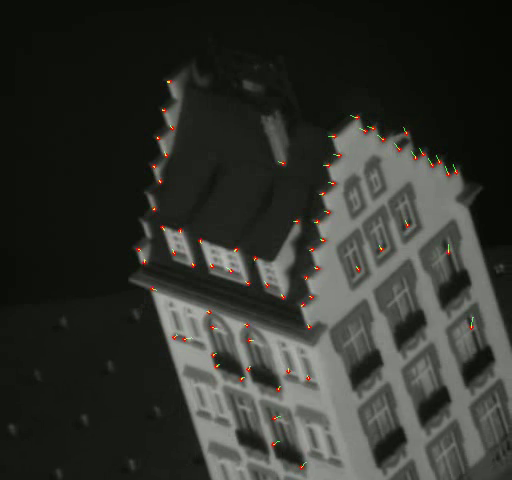
#> input picture frame 5 of result.mp4, 512 x 480 px, given in place of your_video.mp4, which was not available
$ python klt_tracker_class.py
#> lines starting #> are read from the running program, lines starting #| are printed output that depends on the picture; pictures that were not available may be replaced by others from this repository, and a replacement may not be noted
### src/utils/draw_functions.py
import cv2 as cv
import numpy as np


def draw_tracks(mask, frame, start_keypoints, end_keypoints):
    '''
    Draws lines (tracks) and circles (keypoints) on the frame for visualization of Lucas-Kanade optical flow.

    :param mask: np.ndarray, mask image for drawing purposes.
    :param frame: np.ndarray, video frame or image.
    :param start_keypoints: np.ndarray, array of start 2D keypoints.
    :param end_keypoints: np.ndarray, array of end 2D keypoints.
    :return: (np.ndarray, np.ndarray), updated mask, updated frame.
    '''
    for i, (start, end) in enumerate(zip(start_keypoints, end_keypoints)):
        a, b = start.ravel()
        c, d = end.ravel()
        cv.line(mask, (int(a), int(b)), (int(c), int(d)), (0, 255, 0), 1)
        frame = cv.circle(frame, (int(a), int(b)), 2, (0, 0, 255), -1)

    return mask, frame


# [150 lines left out: functions draw_contours_of_rectangle, draw_contours_of_box, split_video_to_frames, split_video_to_frames_undistorted, visualize_matches, visualize_matches_on_photo, not called in this run]

### src/tracking/klt_tracker_class.py
import cv2 as cv
import numpy as np
from src.utils.draw_functions import draw_tracks


class KLT_Tracker:
    '''
    Class for tracking features using the Kanade-Lucas-Tomasi (KLT) algorithm.
    '''

    def __init__(self, max_corners=300, quality_level=0.1, min_distance=7, block_size=4):
        '''
        Initializes the KLT_Tracker class with the provided parameters.

        :param max_corners: int, maximum number of corners to return (default to 300).
        :param quality_level: float, parameter characterizing the minimal accepted quality of image corners (default to 0.1).
        :param min_distance: float, minimum possible Euclidean distance between the returned corners (default to 7).
        :param block_size: int, size of an average block for computing a derivative covariation matrix over each pixel neighborhood (default to 4).
        '''
        self.max_corners = max_corners
        self.quality_level = quality_level
        self.min_distance = min_distance
        self.block_size = block_size
        self.lk_params = dict(winSize=(15, 15),
                              maxLevel=2,
                              criteria=(cv.TERM_CRITERIA_EPS | cv.TERM_CRITERIA_COUNT, 10, 0.03))
        self.feature_params = dict(maxCorners=self.max_corners,
                                   qualityLevel=self.quality_level,
                                   minDistance=self.min_distance,
                                   blockSize=self.block_size)

    def get_points_to_track(self, frame):
        '''
        Detects keypoints in the frame using cv.goodFeaturesToTrack() function.

        :param frame: np.ndarray, video frame or image.
        :return: np.ndarray, array of 2D keypoints detected in the frame.
        '''
        frame_gray = cv.cvtColor(frame, cv.COLOR_BGR2GRAY)
        keypoints = cv.goodFeaturesToTrack(frame_gray, mask=None, **self.feature_params)
        return keypoints

    def track(self, previous_frame, current_frame, keypoints):
        '''
        Tracks keypoints using Lucas-Kanade optical flow.

        :param previous_frame: np.ndarray, video frame or image at time (t).
        :param current_frame: np.ndarray, video frame or image at time (t+1).
        :param keypoints: np.ndarray, array of 2D keypoints from previous_frame.
        :return: (np.ndarray, np.ndarray, np.ndarray), array of good 2D keypoints from current_frame,
                 array of good 2D keypoints from previous_frame, status array where each element is set to 1
                 if the flow for the corresponding features has been found, otherwise, it is set to 0.
        '''
        current_frame_gray = cv.cvtColor(current_frame, cv.COLOR_BGR2GRAY)
        previous_frame_gray = cv.cvtColor(previous_frame, cv.COLOR_BGR2GRAY)

        new_keypoints, status, errors = cv.calcOpticalFlowPyrLK(previous_frame_gray, current_frame_gray, keypoints,
                                                                None, **self.lk_params)

        good_new_keypoints = new_keypoints[status == 1]
        good_old_keypoints = keypoints[status == 1]

        return good_new_keypoints, good_old_keypoints, status


# Example usage
if __name__ == "__main__":
    cap = cv.VideoCapture('your_video.mp4')
    klt_tracker = KLT_Tracker()

    ret, frame = cap.read()
#> frame is the input picture: shape (480, 512, 3); mean B, G, R 45.8, 51.1, 49.7
    if not ret:
        print("Failed to read the first frame.")
        exit()

    keypoints = klt_tracker.get_points_to_track(frame)
#> in get_points_to_track, `keypoints = cv.goodFeaturesToTrack(frame_gray, mask=None, **self.featu..`: keypoints = 76 rows, first 8: [168, 82], [158, 138], [154, 209], [163, 110], [160, 182], [144, 262], [193, 266], [236, 250]
    mask = np.zeros_like(frame)
    Images = []
    n = 100
    count = 1
    while True:
        ret, current_frame = cap.read()
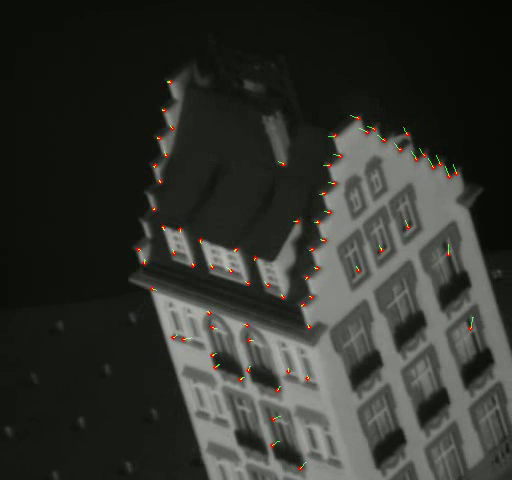
#> input picture frame 6 of result.mp4, 512 x 480 px, given in place of your_video.mp4, which was not available
#> current_frame is the input picture: shape (480, 512, 3); mean B, G, R 46, 51.3, 49.9
        if current_frame is None:
            break

        if count % n == 0:
            ret, frame = cap.read()
            keypoints = klt_tracker.get_points_to_track(frame)
            mask = np.zeros_like(frame)

        good_new_keypoints, good_old_keypoints, status = klt_tracker.track(frame, current_frame, keypoints)
#> in track, `new_keypoints, status, errors = cv.calcOpticalFlowPyrLK(previous_frame..`: new_keypoints = 76 rows, first 8: [168.4, 82.1], [158.4, 138.2], [154, 209], [163.2, 110], [160.1, 182], [144, 262.4], [193, 266], [236.1, 249.9]; status = 76 values from 1 to 1; errors = 76 values, max 9.79 at index 63, min 0.501 at index 59, mean 4.45
#> in track, `good_new_keypoints = new_keypoints[status == 1]`: good_new_keypoints = 76 pairs, first value 137.9 to 472.7, second value 82.1 to 462.8
#> in track, `good_old_keypoints = keypoints[status == 1]`: good_old_keypoints = 76 pairs, first value 138 to 473, second value 82 to 462
#> status = 76 values from 1 to 1
        mask, current_frame = draw_tracks(mask, current_frame, good_new_keypoints, good_old_keypoints)
#> the loop in draw_tracks, `for i, (start, end) in enumerate(zip(start_keypoints, end_keypoints)):` made 76 passes
#> (a, b, c, d) on passes 1 to 12: (168.4, 82.1, 168, 82), (158.4, 138.2, 158, 138), (154, 209, 154, 209), (163.2, 110, 163, 110), (160.1, 182, 160, 182), (144, 262.4, 144, 262), (193, 266, 193, 266), (236.1, 249.9, 236, 250), (309.1, 327, 309, 327), (217.5, 365.4, 218, 365), (154.3, 165.9, 154, 166), (322.7, 194.8, 322, 195)
#> after the loop in draw_tracks, `for i, (start, end) in enumerate(zip(start_keypoints, end_keypoints)):`:
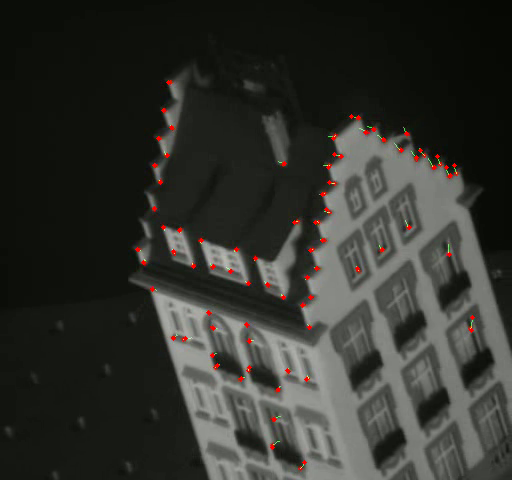
#> frame: shape (480, 512, 3); mean B, G, R 45.8, 51, 50.3
#> after the loop in draw_tracks, `for i, (start, end) in enumerate(zip(start_keypoints, end_keypoints)):`:
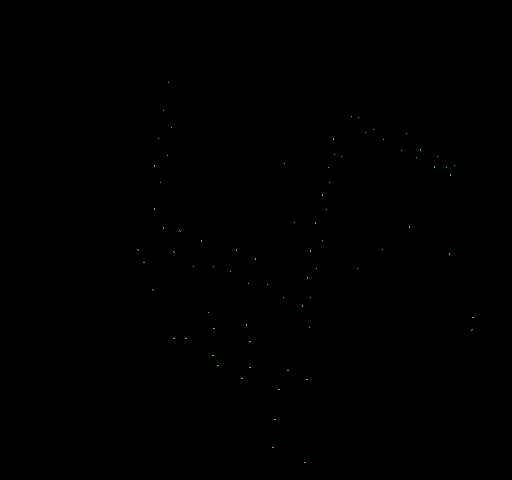
#> mask: shape (480, 512, 3); mean B, G, R 0, 0.1, 0

        img = cv.add(current_frame, mask)
        imgSize = img.shape
#> imgSize = (480, 512, 3)
        Images.append(img)
        frame = current_frame.copy()
        keypoints = good_new_keypoints.reshape(-1, 1, 2)
#> keypoints has the same summary as new_keypoints in track
        count += 1

    height, width, channels = imgSize
    fourcc = cv.VideoWriter_fourcc(*'mp4v')
    video = cv.VideoWriter('result.mp4', fourcc, 30, (width, height))

    for i in range(len(Images)):
        video.write(Images[i])
        if (cv.waitKey(1) & 0xFF) == ord('q'):
            break

    video.release()
    cv.destroyAllWindows()

$ run again, starting later in the video
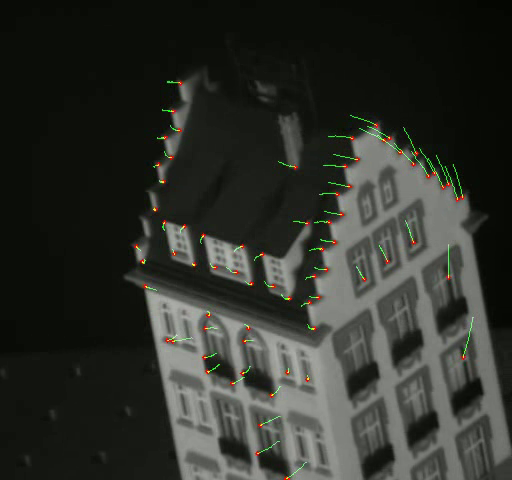
#> input picture frame 22 of result.mp4, 512 x 480 px, given in place of your_video.mp4, which was not available
#> frame is the input picture: shape (480, 512, 3); mean B, G, R 43.5, 49.4, 47.3
#> in get_points_to_track, `keypoints = cv.goodFeaturesToTrack(frame_gray, mask=None, **self.featu..`: keypoints = 105 rows, first 8: [155, 210], [144, 263], [194, 265], [160, 181], [209, 372], [243, 378], [251, 284], [308, 380]
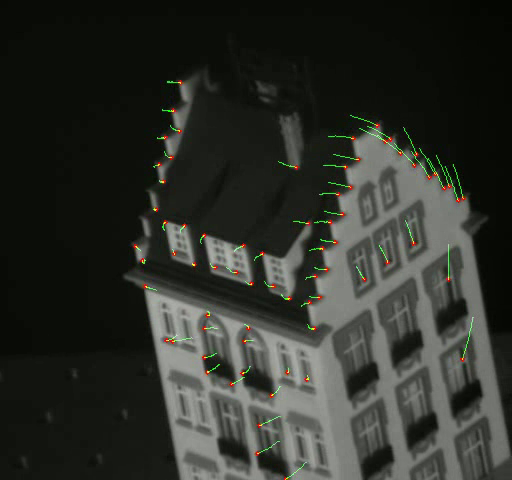
#> input picture frame 23 of result.mp4, 512 x 480 px, given in place of your_video.mp4, which was not available
#> current_frame is the input picture: shape (480, 512, 3); mean B, G, R 42.6, 48.6, 46.4
#> in track, `new_keypoints, status, errors = cv.calcOpticalFlowPyrLK(previous_frame..`: new_keypoints = 105 rows, first 8: [155.3, 210], [144, 262.8], [194, 264.9], [160.1, 181], [208.6, 372.3], [242.8, 378.1], [251, 284], [307.7, 380.2]; status = 105 values from 1 to 1; errors = 105 values, max 14.72 at index 63, min 0.624 at index 61, mean 4.9
#> in track, `good_new_keypoints = new_keypoints[status == 1]`: good_new_keypoints = 105 pairs, first value 136.7 to 463.3, second value 82 to 478.4
#> in track, `good_old_keypoints = keypoints[status == 1]`: good_old_keypoints = 105 pairs, first value 137 to 464, second value 82 to 478
#> `good_new_keypoints, good_old_keypoints, status = klt_tracker.track(fra..`: status = 105 values from 1 to 1
#> the loop in draw_tracks, `for i, (start, end) in enumerate(zip(start_keypoints, end_keypoints)):` made 105 passes
#> (a, b, c, d) on passes 1 to 8: (155.3, 210, 155, 210), (144, 262.8, 144, 263), (194, 264.9, 194, 265), (160.1, 181, 160, 181), (208.6, 372.3, 209, 372), (242.8, 378.1, 243, 378), (251, 284, 251, 284), (307.7, 380.2, 308, 380)
#> after the loop in draw_tracks, `for i, (start, end) in enumerate(zip(start_keypoints, end_keypoints)):`:
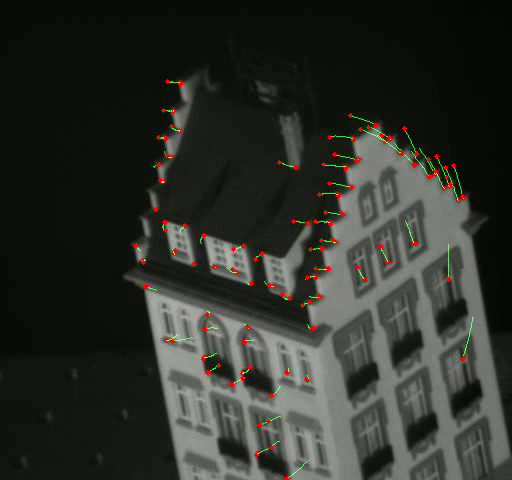
#> frame: shape (480, 512, 3); mean B, G, R 42.3, 48.1, 47.2
#> `keypoints = good_new_keypoints.reshape(-1, 1, 2)`: keypoints has the same summary as new_keypoints in track
